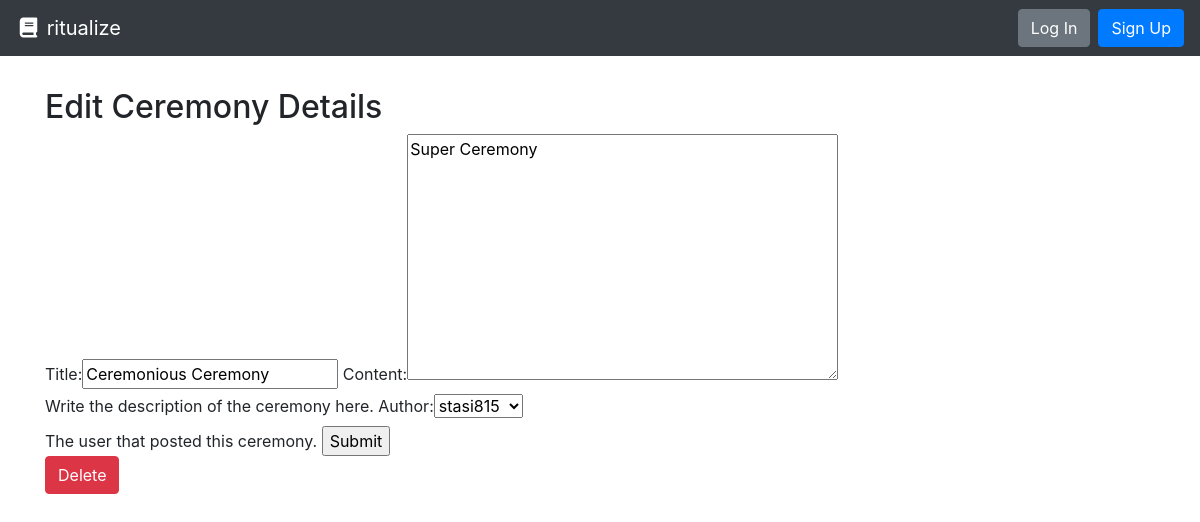
The page /rituals/ceremonious-ceremony/update on the database its author committed.
### rituals/models.py (models this page shows, shortened)
class Ceremony(models.Model):
    title = models.CharField(max_length=30)
    author = models.ForeignKey(User, on_delete=models.PROTECT, help_text="The user that posted this ceremony.")
    slug = models.CharField(max_length=settings.CEREMONY_PAGE_TITLE_MAX_LENGTH, blank=True, editable=False, help_text="Unique URL path to access this page. Generated by the system.")
    content = models.TextField(help_text="Write the description of the ceremony here.")
    created = models.DateTimeField(auto_now_add=True, help_text="The date and time this page was created. Automatically generated when the model saves.")
    modified = models.DateTimeField(auto_now=True, help_text="The date and time this page was updated. Automatically generated when the model updates.")

### rituals/views.py (the view, shortened to what this page needs)
# urls.py: path('rituals/<str:slug>/update', CeremonyEditView.as_view(), name= 'ceremony-update-page'),
class CeremonyEditView(UpdateView):
    model = Ceremony
    template_name = 'rituals/ceremony_edit.html'
    form_class = CeremonyForm

### rituals/forms.py
class CeremonyForm(forms.ModelForm):
    class Meta:
        model = Ceremony
        fields = ['title', 'content', 'author']

### rituals/templates/rituals/ceremony_edit.html
{% extends 'base.html' %}
{% block content %}
<div class="d-flex">
    <div class="flex-fill">
        <h2>Edit Ceremony Details</h2>
        {% include 'partials/form.html' %}
        <a href="{% url "ceremony-delete" ceremony.slug %}" class="btn btn-danger">Delete</a>
    </div>
</div>
{% endblock content %}

### rituals/templates/partials/form.html (shortened to what this page needs)
<form method="POST">
{{ form }}
<input type="submit" value="Submit">
</form>

### rows shown on the page
Ceremony: title "Ceremonious Ceremony", content "Super Ceremony", author "stasi815"
